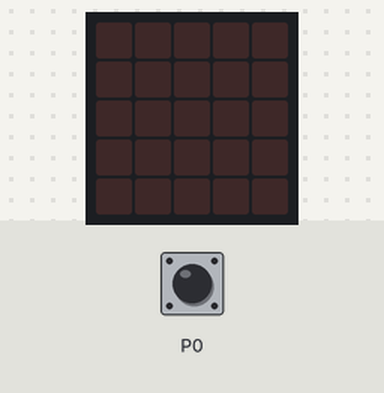
The program below on a simulated BBC micro:bit (MakeCode). On the bench: the board's 5×5 LED display. Inputs (shaded band) come from the test bench.

Above: at 1.2 s.
1.3 s: touch pin P0 pressed for 1 s
At 2.7 s:
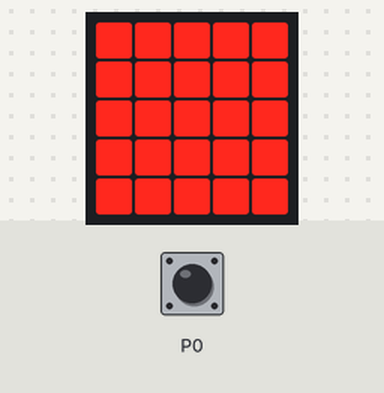
3.8 s: touch pin P0 pressed for 0.15 s
At 4.5 s:
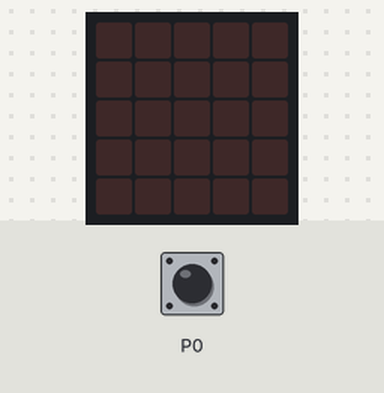
5.4 s: touch pin P0 pressed for 3.2 s
At 5.6 s:
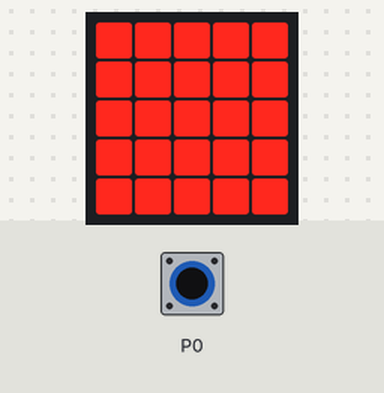
Timing chart, 0 to 8.4 s (numbered marks = the images above; inputs shaded):
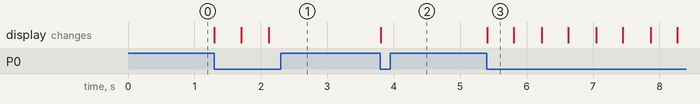

Measured:
- after the input at 1.3 s, the display: changes at once (image 1)
- after the input at 3.8 s, the display: changes at once (image 2)
- after the input at 5.4 s, the display: changes at once (image 3)
- what the display in image 3 shows lasts 0.4 s, from 5.4 s to 5.8 s

The program:

main.ts
```typescript
let Llum = 0
basic.forever(function () {
    if (input.pinIsPressed(TouchPin.P0) && Llum == 0) {
        basic.showLeds(`
            # # # # #
            # # # # #
            # # # # #
            # # # # #
            # # # # #
            `)
        Llum = 1
    }
    if (input.pinIsPressed(TouchPin.P0) && Llum == 1) {
        basic.showLeds(`
            . . . . .
            . . . . .
            . . . . .
            . . . . .
            . . . . .
            `)
        Llum = 0
    }
})
```

test.ts
```typescript
// aquí va el archivo "tests"; esto no se compilará cuando este paquete se utilice como una extensión.
```
